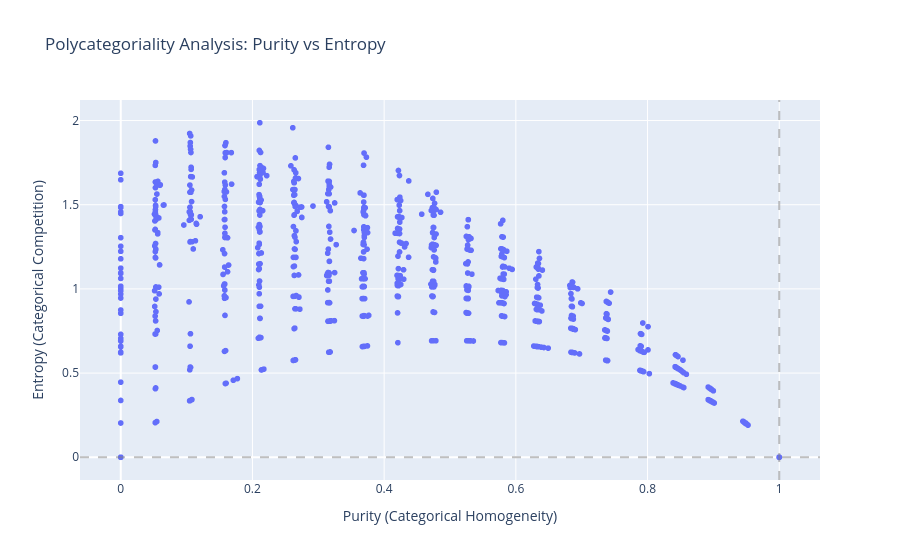

The notebook cell this image was saved under:
### Code cell
import plotly.express as px
import pandas as pd

# Convert your 'scores' dictionary to a DataFrame
df = pd.DataFrame.from_dict(scores, orient='index')

# # Assuming lex_unit was a tuple (word, pos)
# df['word'] = df.index.apply(lambda x: x[0])
# df['category'] = df['index'].apply(lambda x: x[1])

# # Calculate medians for the dashed lines
med_p = df['purity'].median()
med_e = df['entropy'].median()

fig = px.scatter(
    df, x="purity", y="entropy",  
    hover_name=list(df.index),
    hover_data={
        "purity": True,
        "entropy": True,
        "rival_category": True,
        "rival_weight_ratio": True
    },
    title="Polycategoriality Analysis: Purity vs Entropy",
    labels={"purity": "Purity (Categorical Homogeneity)", "entropy": "Entropy (Categorical Competition)", "rival_category": "Other category around", "rival_weight_ratio": "Its weight"},
    # template="plotly_dark" # Or "plotly_white"
)

# Add the "Crosshair" at the medians

fig.add_vline(x=med_p, line_dash="dash", line_color="gray", opacity=0.5)
fig.add_hline(y=med_e, line_dash="dash", line_color="gray", opacity=0.5)

fig.show()

### Figure 1 — Plotly figure (JSON) as saved in the notebook; plotly's stock layout.template omitted (floating-point values rounded to 4 significant figures; data arrays with more than 128 entries replaced by an {"elided": "..."} marker saying what was removed)
{"data": [{"customdata": {"elided": "2605x2 mixed values"}, "hovertemplate": "<b>%{hovertext}</b><br><br>Purity (Categorical Homogeneity)=%{x}<br>Entropy (Categorical Competition)=%{y}<br>Other category around=%{customdata[0]}<br>Its weight=%{customdata[1]}<extra></extra>", "hovertext": {"elided": "2605x2 str values"}, "legendgroup": "", "marker": {"color": "#636efa", "symbol": "circle"}, "mode": "markers", "name": "", "showlegend": false, "type": "scattergl", "x": {"elided": "2605 float values"}, "xaxis": "x", "y": {"elided": "2605 float values"}, "yaxis": "y"}], "layout": {"legend": {"tracegroupgap": 0}, "shapes": [{"line": {"color": "gray", "dash": "dash"}, "opacity": 0.5, "type": "line", "x0": 1, "x1": 1, "xref": "x", "y0": 0, "y1": 1, "yref": "y domain"}, {"line": {"color": "gray", "dash": "dash"}, "opacity": 0.5, "type": "line", "x0": 0, "x1": 1, "xref": "x domain", "y0": 0, "y1": 0, "yref": "y"}], "title": {"text": "Polycategoriality Analysis: Purity vs Entropy"}, "xaxis": {"anchor": "y", "domain": [0, 1], "title": {"text": "Purity (Categorical Homogeneity)"}}, "yaxis": {"anchor": "x", "domain": [0, 1], "title": {"text": "Entropy (Categorical Competition)"}}}}
